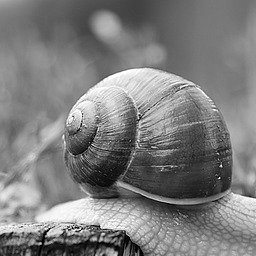
#> input picture input_image.png, 256 x 256 px
$ python main8.py
#> lines starting #> are read from the running program, lines starting #| are printed output that depends on the picture; after the words box and inside, x2 and y2 are one past the last pixel; in counts of white or black regions, pixels touching at a corner belong together
import numpy as np
from PIL import Image

def image_to_grayscale(image):
    # Convert the input image to grayscale
    return image.convert('L')

def sort_pixels_and_create_index_map(grayscale_image):
    img_array = np.array(grayscale_image)  # Convert the image to a numpy array
    sorted_img_array = np.sort(img_array, axis=None)  # Sort the pixel values in the array
    index_map = np.argsort(img_array, axis=None).argsort()  # Create an index map that records the sorted order
    # print(img_array)
    # print(sorted_img_array)
    print(index_map)
    return sorted_img_array.reshape(grayscale_image.size[::-1]), index_map.reshape(grayscale_image.size[::-1])

def unsort_pixels(sorted_image, index_map):
    unsorted_img_array = np.zeros_like(sorted_image)  # Create an empty array with the same shape as sorted_image
    flat_sorted_img = sorted_image.flatten()  # Flatten the sorted_image array

    # Loop through the flattened sorted_image array and assign each pixel value back to its original position using the index_map
    for i, pixel_value in enumerate(flat_sorted_img):
        unsorted_img_array.flat[index_map.flat[i]] = pixel_value

    return unsorted_img_array

def compress_image(input_image_path, sorted_image_path, index_map_path):
#> called with input_image_path = 'input_image.png', sorted_image_path = 'sorted_image.png', index_map_path = 'index_map.png'
    image = Image.open(input_image_path)  # Load the input image
#> image is the input picture: PIL image 256x256 RGBA; mean R, G, B, A 125, 125, 125, 255
    grayscale_image = image_to_grayscale(image)  # Convert the image to grayscale
    sorted_image, index_map = sort_pixels_and_create_index_map(grayscale_image)  # Sort the pixels and create the index map
#> (printed output is left out)
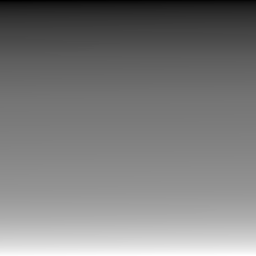
#> sorted_image: shape (256, 256); min 0, max 255, mean 125
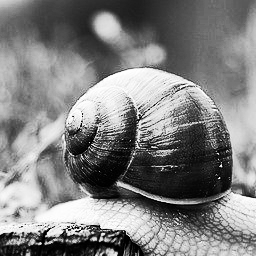
#> index_map: shape (256, 256) int64; min 0, max 65535, mean 32767.5; drawn with min black and max white

    sorted_image = Image.fromarray(sorted_image)  # Convert the sorted_image array back to an image
    sorted_image.save(sorted_image_path, 'PNG')  # Save the sorted_image as a PNG

    # Normalize the index_map to the range [0, 255] and convert it to a uint8 type
    index_map_image = Image.fromarray((index_map / np.max(index_map) * 255).astype(np.uint8))
    index_map_image.save(index_map_path, 'PNG')  # Save the index_map_image as a PNG

def restore_image(sorted_image_path, index_map_path, output_image_path):
#> called with sorted_image_path = 'sorted_image.png', index_map_path = 'index_map.png', output_image_path = 'restored_image.png'
    sorted_image = Image.open(sorted_image_path)  # Load the sorted_image
    index_map_image = Image.open(index_map_path)  # Load the index_map_image

    sorted_image = np.array(sorted_image)  # Convert the sorted_image to a numpy array
    index_map = np.array(index_map_image)  # Convert the index_map_image to a numpy array

    # print(sorted_image)
    # print(index_map)

    # Restore the original index_map from the normalized one
    index_map = (index_map * np.max(index_map) / 255).astype(np.int64)
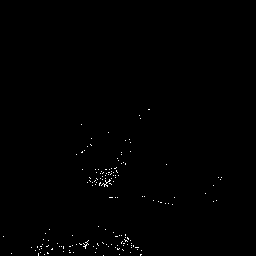
#> index_map: shape (256, 256) int64; values 0 (black) and 1 (white), 0.39% white in thin lines or dots, all inside (x1, y1, x2, y2) = (3, 109, 222, 256)

    restored_image_array = unsort_pixels(sorted_image, index_map)  # Unsort the pixels using the index_map
#> the loop in unsort_pixels, `for i, pixel_value in enumerate(flat_sorted_img):` made 65536 passes
#> pixel_value on passes 1 to 3: 0, 0, 0
    restored_image = Image.fromarray(restored_image_array)  # Convert the restored_image_array back to an image
    restored_image.save(output_image_path)  # Save the restored_image as a PNG

if __name__ == '__main__':
    input_image_path = 'input_image.png'  # Path to the input image
    sorted_image_path = 'sorted_image.png'  # Path to the sorted image
    index_map_path = 'index_map.png'  # Path to the index map image
    output_image_path = 'restored_image.png'  # Path to the output image

    compress_image(input_image_path, sorted_image_path, index_map_path)  # Compress the input image
    restore_image(sorted_image_path, index_map_path, output_image_path)  # Restore the image from the compressed data

$ run again, with input_image_1.png copied over input_image.png
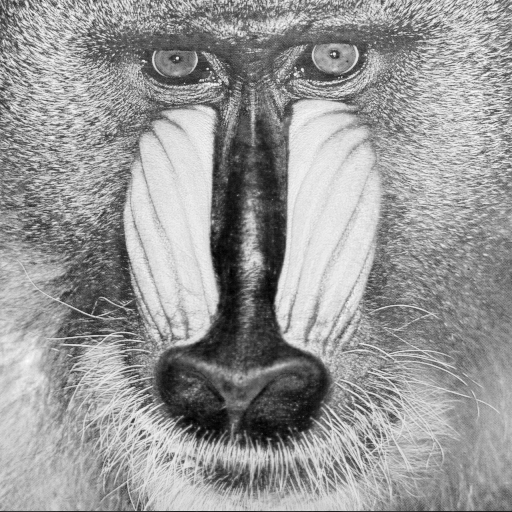
#> input picture input_image_1.png, 512 x 512 px
#> in compress_image, image is the input picture: PIL image 512x512 L; min 0, max 255, mean 151.9
#> (printed output is left out)
#> in compress_image, `sorted_image, index_map = sort_pixels_and_create_index_map(grayscale_i..`:
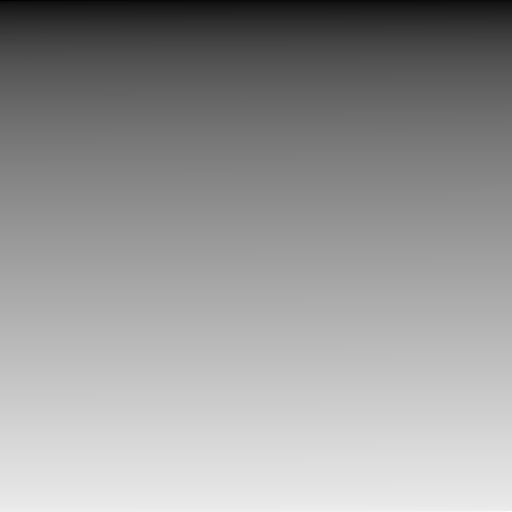
#> sorted_image: shape (512, 512); min 0, max 255, mean 151.9
#> in restore_image, `index_map = (index_map * np.max(index_map) / 255).astype(np.int64)`:
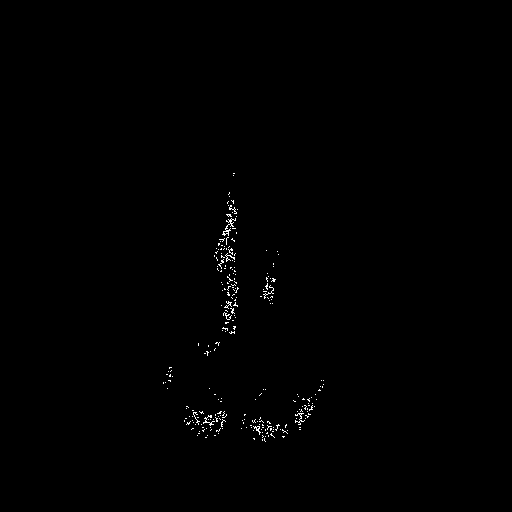
#> index_map: shape (512, 512) int64; values 0 (black) and 1 (white), 0.39% white in thin lines or dots, all inside (x1, y1, x2, y2) = (163, 173, 324, 442)
#> the loop in unsort_pixels, `for i, pixel_value in enumerate(flat_sorted_img):` made 262144 passes
#> pixel_value on passes 1 to 3: 0, 0, 1
